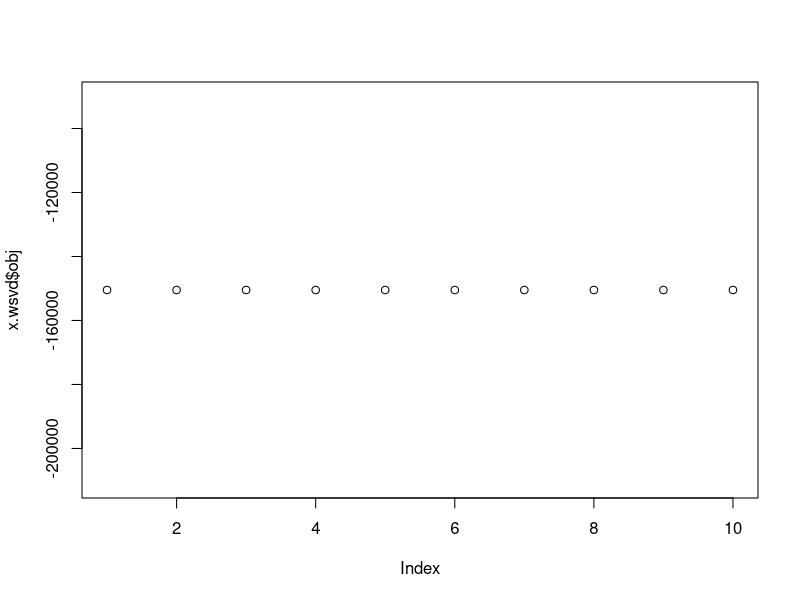
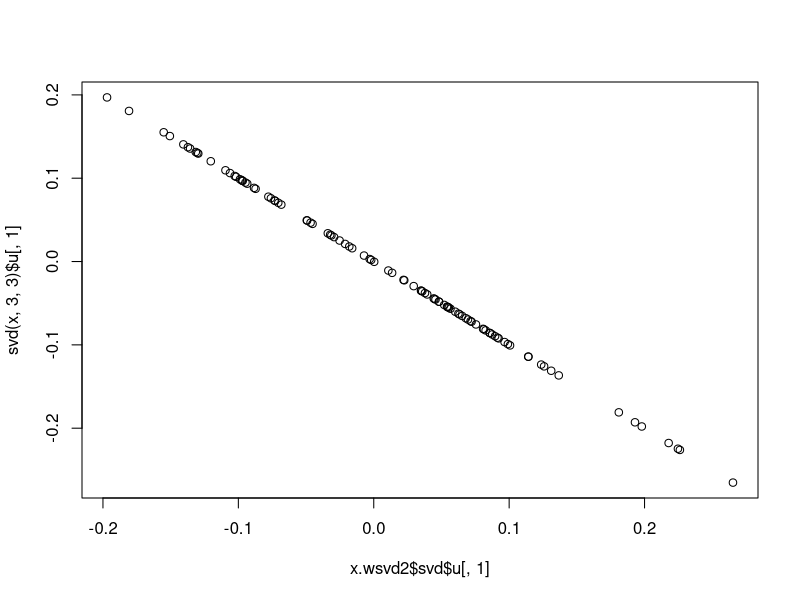
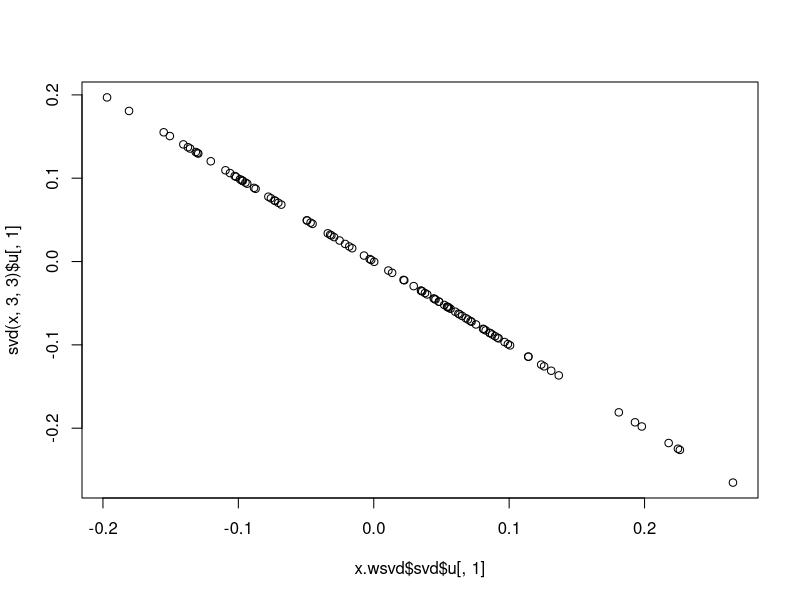
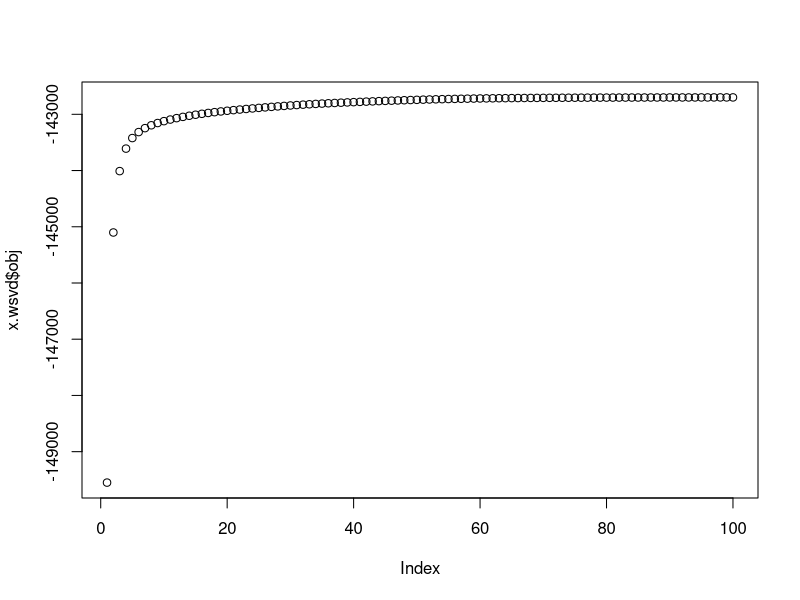

Write the R code that produced these figures, in order.
## ---- chunk 1
wSVD = function(x,s,k,niter=100,tau=NULL){
  if(is.null(tau)){ #for now just estimate tau by residual variance from fit of first k svd
    x.svd = svd(x,k,k)
    tau = 1/mean((x - x.svd$u %*% diag(x.svd$d[1:k]) %*% t(x.svd$v))^2) 
  }
  n = nrow(x)
  p = ncol(x)
  z = matrix(0,nrow=n,ncol=p)
  sigma2 = rep(0,niter)
  obj = rep(0,niter)
  for(i in 1:niter){
    x.svd = svd(x-z,k,k) # could maybe replace this with a faster method to get top k pcs?
    R = x - x.svd$u %*% diag(x.svd$d[1:k]) %*% t(x.svd$v)
    tau1 = tau + 1/s^2 
    z =  (tau/tau1)*R
    sigma2[i] = 1/tau
    obj[i] = sum(dnorm(R, 0, sqrt(s^2+(1/tau)), log=TRUE))
  }
  return(list(svd = x.svd,sigma2=sigma2,obj=obj))
}
## ---- chunk 2
set.seed(1)
n = 100
p = 1000
s = matrix(1,nrow=n,ncol=p)
x = matrix(rnorm(n*p,0,s),nrow=n,ncol=p)
x.wsvd = wSVD(x,s,3,10,1)
plot(x.wsvd$obj)
x.wsvd2 = wSVD(x,s,3,10,1e6)
plot(x.wsvd2$svd$u[,1],svd(x,3,3)$u[,1])
plot(x.wsvd$svd$u[,1],svd(x,3,3)$u[,1])
## ---- chunk 3
s = matrix(rgamma(n*p,1,1),nrow=n,ncol=p)
x = matrix(rnorm(n*p,0,s),nrow=n,ncol=p)
x.wsvd = wSVD(x,s,30,100)
plot(x.wsvd$obj)
